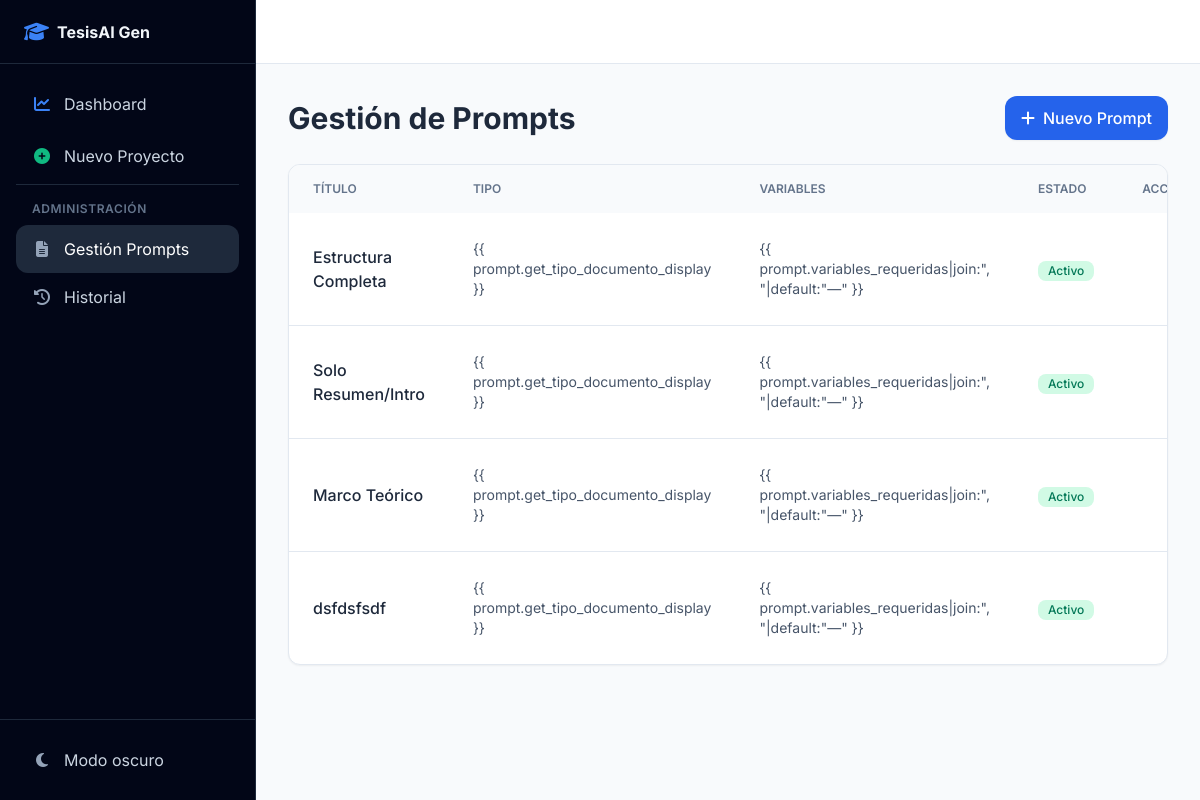
The app's page /prompts/ with its own data.
### infrastructure/django_app/models.py (models this page shows)
class PromptModel(models.Model):
    TIPOS_DOCUMENTO = [
        ("tesis_completa", "Tesis Completa"),
        ("resumen_intro", "Solo Resumen/Intro"),
        ("marco_teorico", "Marco Teórico"),
        ("articulo", "Artículo Científico"),
        ("otro", "Otro"),
    ]
    titulo = models.CharField(max_length=255)
    tipo_documento = models.CharField(max_length=50, choices=TIPOS_DOCUMENTO, default="tesis_completa")
    contenido = models.TextField()
    descripcion = models.CharField(max_length=500, blank=True)
    variables_requeridas = models.JSONField(default=list)  # Lista de strings
    activo = models.BooleanField(default=True)
    recomendado = models.BooleanField(default=False)
    creado_en = models.DateTimeField(auto_now_add=True)
    actualizado_en = models.DateTimeField(auto_now=True)
    class Meta:
        db_table = "gica_prompts"
        verbose_name = "Prompt"
        verbose_name_plural = "Prompts"

### infrastructure/django_app/views.py (the view)
# urls.py: path("prompts/", views.PromptsListView.as_view(), name="prompts_list"),
class PromptsListView(ListView):
    model = PromptModel
    template_name = "prompts/prompts_list.html"
    context_object_name = "prompts"
    paginate_by = 20

### templates/prompts/prompts_list.html (shortened to what this page needs)
{% extends "base.html" %}
{% block content %}
<div class="space-y-6" x-data="promptsModal()">
    <div class="flex flex-col sm:flex-row sm:items-center sm:justify-between gap-4">
        <h1 class="text-2xl lg:text-3xl font-bold text-slate-800 dark:text-slate-100">Gestión de Prompts</h1>
        <button @click="abrirModal()"
            class="inline-flex items-center gap-2 px-4 py-2.5 bg-blue-600 hover:bg-blue-700 text-white font-medium rounded-xl shadow-sm transition-colors">
            <i class="fas fa-plus"></i>
            <span>Nuevo Prompt</span>
        </button>
    </div>
    <div
        class="bg-white dark:bg-slate-800 rounded-xl shadow-sm border border-slate-200 dark:border-slate-700 overflow-hidden">
        <div class="overflow-x-auto">
            <table class="w-full">
                <thead class="bg-slate-50 dark:bg-slate-700/50">
                    <tr>
                        <th
                            class="px-6 py-4 text-left text-xs font-semibold text-slate-500 dark:text-slate-400 uppercase">
                            Título</th>
                        <th
                            class="px-6 py-4 text-left text-xs font-semibold text-slate-500 dark:text-slate-400 uppercase">
                            Tipo</th>
                        <th
                            class="px-6 py-4 text-left text-xs font-semibold text-slate-500 dark:text-slate-400 uppercase">
                            Variables</th>
                        <th
                            class="px-6 py-4 text-left text-xs font-semibold text-slate-500 dark:text-slate-400 uppercase">
                            Estado</th>
                        <th
                            class="px-6 py-4 text-right text-xs font-semibold text-slate-500 dark:text-slate-400 uppercase">
                            Acciones</th>
                    </tr>
                </thead>
                <tbody class="divide-y divide-slate-200 dark:divide-slate-700">
                    {% for prompt in prompts %}
                    <tr class="hover:bg-slate-50 dark:hover:bg-slate-700/30 transition-colors">
                        <td class="px-6 py-4 font-medium text-slate-800 dark:text-slate-100">{{ prompt.titulo }}</td>
                        <td class="px-6 py-4 text-sm text-slate-600 dark:text-slate-400">{{
                            prompt.get_tipo_documento_display }}</td>
                        <td class="px-6 py-4 text-sm text-slate-600 dark:text-slate-400">{{
                            prompt.variables_requeridas|join:", "|default:"—" }}</td>
                        <td class="px-6 py-4">
                            <span
                                class="inline-flex items-center px-2.5 py-0.5 rounded-lg text-xs font-medium {% if prompt.activo %}bg-emerald-100 dark:bg-emerald-900/40 text-emerald-700 dark:text-emerald-300{% else %}bg-slate-100 dark:bg-slate-700 text-slate-600 dark:text-slate-400{% endif %}">
                                {{ prompt.activo|yesno:"Activo,Inactivo" }}
                            </span>
                        </td>
                        <td class="px-6 py-4 text-right">
                        </td>
                    </tr>
                    {% endfor %}
                </tbody>
            </table>
        </div>
    </div>
</div>
{% endblock %}

### records on screen
PromptModel: titulo "Estructura Completa", activo "Activo"
PromptModel: titulo "Solo Resumen/Intro", activo "Activo"
PromptModel: titulo "Marco Teórico", activo "Activo"
PromptModel: titulo "dsfdsfsdf", activo "Activo"
